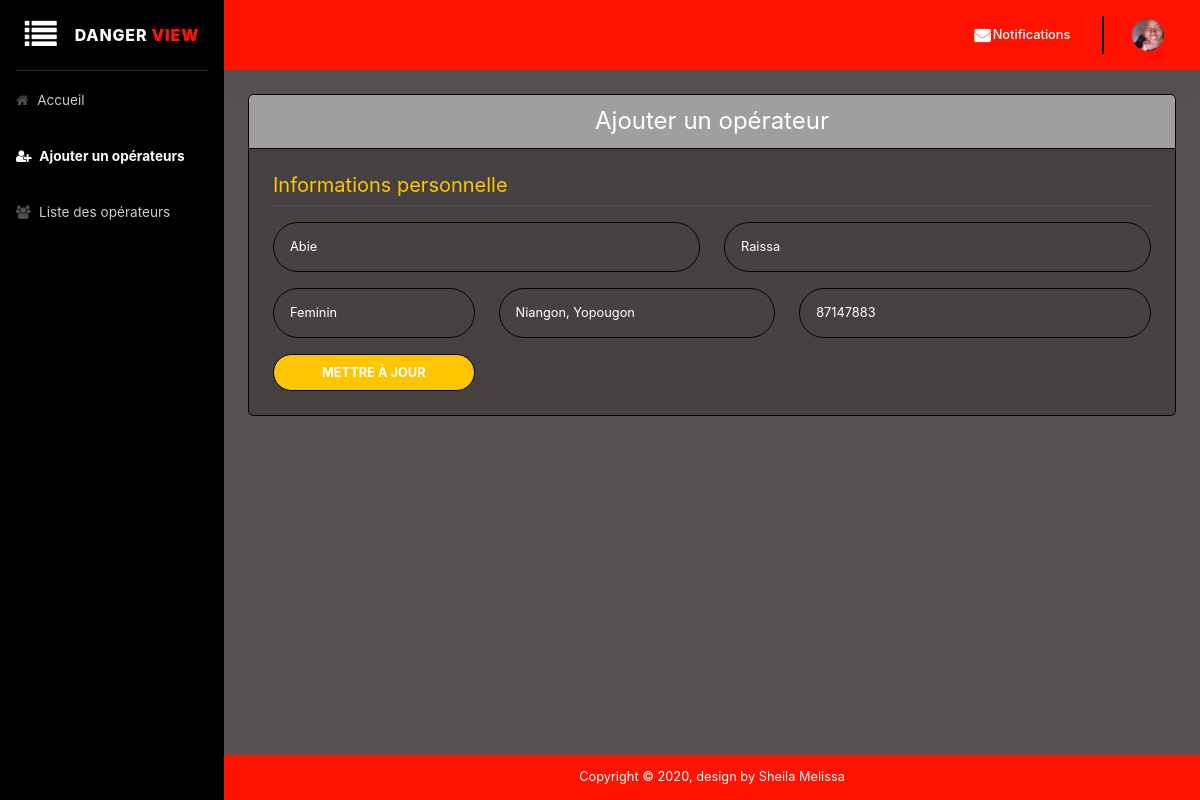
The page /admin/mettre-operateur-jour.php?id=29 on the database its author committed.
### tables this page shows
CREATE TABLE `utilisateurs` (
  `id` int(11) NOT NULL,
  `nom` varchar(255) NOT NULL,
  `prenom` varchar(255) NOT NULL,
  `genre` varchar(255) NOT NULL,
  `contact` varchar(255) NOT NULL,
  `adresse` varchar(255) NOT NULL,
  `email` varchar(255) NOT NULL,
  `motDePasse` varchar(255) NOT NULL,
  `dateInscription` datetime NOT NULL DEFAULT current_timestamp(),
  `idRole` int(11) NOT NULL,
  `image` varchar(150) DEFAULT NULL
);

### admin/mettre-operateur-jour.php (the view, shortened to what this page needs)
<?php
$nom_err = $prenom_err = $genre_err = $adresse_err = $contact_err = "";
require_once "../php/db.php";
?>
<!DOCTYPE html>
<html lang="fr">
<head>
    <link href="https://stackpath.bootstrapcdn.com/font-awesome/4.7.0/css/font-awesome.min.css" rel="stylesheet" type="text/css">
    <link href="../css/bootstrap.min.css" rel="stylesheet">
</head>
<body id="page-top">
    <div id="wrapper">
        <ul class="navbar-nav sidebar sidebar-dark accordion" id="accordionSidebar" style="background: #000 !important;">
            <span class="sidebar-brand d-flex align-items-center justify-content-center">
                <div class="sidebar-brand-icon" style="cursor: pointer;">
                    <i class="fa fa-list" aria-hidden="true" id="sidebarToggle"></i>
                  </div>
                <div class="sidebar-brand-text">
                   &nbsp;&nbsp;&nbsp; Danger <b style="color: #ff1300;">view</b>
                </div>
              </span>
            <hr class="sidebar-divider my-0">
            <li class="nav-item">
                <a class="nav-link" href="./admin_home.php">
                    <i class="fa fa-home" aria-hidden="true"></i>
                    <span>Accueil</span></a>
            </li>
            <li class="nav-item active">
                <a class="nav-link" href="./ajouter-operateur.php">
                    <i class="fa fa-user-plus" aria-hidden="true"></i>
                    <span>Ajouter un opérateurs</span>
                </a>
            </li>
            <li class="nav-item">
                <a class="nav-link" href="./liste-operateur.php">
                    <i class="fa fa-users" aria-hidden="true"></i>
                    <span>Liste des opérateurs</span></a>
            </li>
        </ul>
        <div id="content-wrapper" class="d-flex flex-column">
            <div id="content">
                <nav class="navbar navbar-expand navbar-light bg-white topbar mb-4 static-top shadow" style="background: #ff1300 !important;font-weight: 700;">
                    <ul class="navbar-nav ml-auto">
                        <li class="nav-item dropdown no-arrow mx-1">
                            <a class="nav-link dropdown-toggle" href="#" id="messagesDropdown" role="button" data-toggle="dropdown" aria-haspopup="true" aria-expanded="false">
                                <i class="fa fa-envelope fa-fw" style="color: #fff !important;font-weight: bold;"></i>
                                <span class="d-none d-lg-inline text-gray-600 small" style="color: #fff !important;font-weight: 500;">Notifications</span>
                            </a>
                        </li>
                        <div class="topbar-divider d-none d-sm-block"></div>
                        <li class="nav-item dropdown no-arrow">
                            <a class="nav-link dropdown-toggle" href="#" id="userDropdown" role="button" data-toggle="dropdown" aria-haspopup="true" aria-expanded="false">
                                <img class="img-profile rounded-circle" src="../img/user.png">&nbsp;&nbsp;
                            </a>
                        </li>
                    </ul>
                </nav>
                <div class="container-fluid">
                    <div class="card mb-4">
                        <h5 class=" h4 card-header" style="background: #a19e9e !important">
                            <center>Ajouter un opérateur</center>
                        </h5>
                        <div class="card-body">
                        <div class="row">
          <div class="col-lg-12">
            <div class="p-1">
            <?php
             $userid= intval($_GET["id"]);
             $query = "SELECT nom,prenom,genre,adresse,contact,id FROM utilisateurs WHERE id=:uid";
             $traitement = $db->prepare($query);
             $traitement->bindParam(':uid', $userid, PDO::PARAM_STR);
             $traitement->execute();
             $data = $traitement->fetchAll();
            ?>
             <?php if($traitement->rowCount() > 0): ?>
                <?php foreach($data as $result): ?>
              <form method="post" class="user" action="<?php echo htmlspecialchars($_SERVER["PHP_SELF"]); ?>">
                <div class="">
                    <h5 style="color: #ffc500">Informations personnelle</h5>
                </div>
                <hr>
                <div class="form-group row <?php echo (!empty($nom_err) && !empty($prenom_err)) ? 'has-error' : ''; ?>">
                  <div class="col-sm-6 mb-3 mb-sm-0">
                    <input type="text" class="form-control form-control-user" id="nom" name="nom" placeholder="Nom" value="<?= $result['nom'] ?>">
                  </div>
                  <div class="col-sm-6">
                    <input type="text" class="form-control form-control-user" id="prenom" name="prenom" placeholder="Prénom" value="<?= $result['prenom'] ?>">
                  </div>
                </div>
                <div class="form-group row <?php echo (!empty($genre_err) && !empty($adresse_err) && !empty($contact_err)) ? 'has-error' : ''; ?>"">
                  <div class="col-sm-3 mb-3 mb-sm-0">
                    <input type="text" class="form-control form-control-user" id="genre" name="genre" placeholder="Genre" value="<?= $result['genre'] ?>">
                  </div>
                  <div class="col-sm-4 mb-3 mb-sm-0">
                    <input type="text" class="form-control form-control-user" id="adresse" name="adresse" placeholder="Lieu de résidence" value="<?= $result['adresse'] ?>">
                 </div>
                  <div class="col-sm-5">
                    <input type="tel" class="form-control form-control-user" id="contact" name="contact" placeholder="Numéro Téléphone" value="<?= $result['contact'] ?>">
                  </div>
                </div>
                <div>
                    <div class="row">
                        <div class="col-md-3">
                            <input type="submit" class="btn btn-primary btn-user btn-block" style="background: #ffc500!important; color:#fff;" name="update" value="Mettre à jour">
                        </div>
                        <div class="col-md-6">
                        </div>
                        <div class="col-md-3"></div>
                    </div>
                </div>
              </form>
                <?php endforeach ?>
            <?php endif ?>
            </div>
          </div>
        </div>
                        </div>
                    </div>
                </div>
            </div>
            <footer class="sticky-footer bg-white">
                <div class="container">
                    <div class="copyright text-center">
                        <span>Copyright &copy; 2020, design by Sheila Melissa</span>
                    </div>
                </div>
            </footer>
        </div>
    </div>
</body>
</html>

### rows shown on the page
utilisateurs: nom "Abie", prenom "Raissa", genre "Feminin", adresse "Niangon, Yopougon", contact "87147883"
